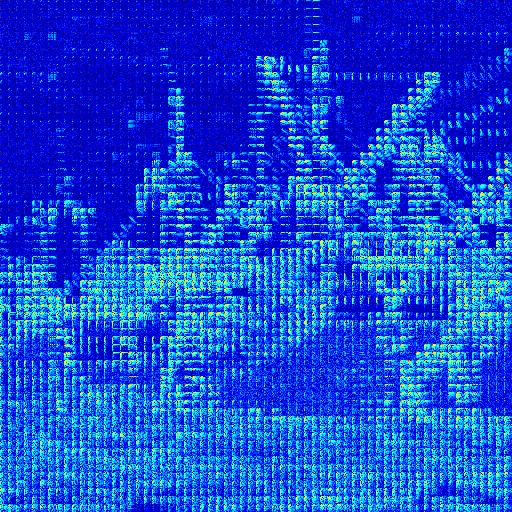
//> input picture TP2/ImageRes/blockdct_0.jpg, 512 x 512 px
$ ./mainTp2 ImageRes/blockdct_0.jpg   (built with g++ and OpenCV 4)
//> lines starting //> are read from the running program, lines starting //| are printed output that depends on the picture
#include <iostream>
#include <string>
#include <sstream>
#include <assert.h>
#include <math.h>
#include <opencv2/core/core.hpp>
#include <opencv2/highgui/highgui.hpp>
#include <opencv2/contrib/contrib.hpp>

using namespace cv;

//=======================================================================================
// nombre d'échantillon d'un histogramme en Mat
//=======================================================================================

// [71 lines left out: functions nbSamplesHisto, meanHisto, standartDeviationHisto, kurtosisHisto, absoluteMat, not called in this run]

void computeHistogram(const Mat& inputComponent, Mat& myHist)
{
	/// Establish the number of bins
	int histSize = 256;
	/// Set the ranges ( for B,G,R) )
	float range[] = { 0, 256 } ;
	const float* histRange = { range };
	bool uniform = true;
	bool accumulate = false;

	// Compute the histograms:
    Mat absInputComponent = abs(inputComponent);

    // [8 lines of commented-out code are left out]

	calcHist( &absInputComponent, 1, 0, Mat(), myHist, 1, &histSize, &histRange, uniform, accumulate );
}

//=======================================================================================
// computeEntropy
//=======================================================================================
float computeEntropy(const Mat& inputComponent)
{
	// Create Hist
	Mat myHist;
	computeHistogram(inputComponent,myHist);

	// Stats of Image
	myHist /= inputComponent.total();

    float entropy = 0;
    for(int i = 0; i < myHist.rows; i++) {
        if(myHist.at<float>(i) != 0) {
            entropy += -myHist.at<float>(i) * log2(myHist.at<float>(i));
        }
    }

    return entropy;

}

//=======================================================================================
// displayHistogram
//=======================================================================================
Mat displayHistogram(const Mat& myHist)
{
	// Establish the number of bins
	int histSize = 256;
	// Draw one histogram
	int hist_w = 512; int hist_h = 400;
	int bin_w = cvRound( (double) hist_w/histSize );
	Mat histImage( hist_h, hist_w, CV_8UC3, Scalar( 0,0,0) );
	/// Normalize the result to [ 0, histImage.rows ]
	Mat myHistNorm;
	normalize(myHist, myHistNorm, 0, histImage.rows, NORM_MINMAX, -1, Mat() );

	/// Draw for each channel
	for( int i = 1; i < histSize; i++ )
	{
		line( histImage, Point( bin_w*(i-1), hist_h - cvRound(myHistNorm.at<float>(i-1)) ) , Point( bin_w*(i), hist_h - cvRound(myHistNorm.at<float>(i)) ), Scalar( 255, 255, 255), 2, 8, 0 );
	}
	/// Display
	namedWindow("Display Histo", CV_WINDOW_AUTOSIZE );
	imshow("Display Histo", histImage );
	waitKey();
	return histImage;
}

//=======================================================================================
// Mat norm_0_255(InputArray _src)
// Create and return normalized image
//=======================================================================================
Mat norm_0_255(InputArray _src) {
 Mat src = _src.getMat();
 // Create and return normalized image:
 Mat dst;
 switch(src.channels()) {
	case 1:
		normalize(_src, dst, 0, 255, NORM_MINMAX, CV_8UC1);
		break;
	case 3:
		normalize(_src, dst, 0, 255, NORM_MINMAX, CV_8UC3);
		break;
	default:
	src.copyTo(dst);
	break;
 }
 return dst;
}

//=======================================================================================
// EQM
//=======================================================================================
double eqm(const Mat & img1, const Mat & img2)
{
	assert(img1.cols == img2.cols && img1.rows == img2.rows);
	double result = 0;
	for(int i = 0; i < img1.rows; i++) {
		for(int j = 0; j < img1.cols; j++) {
			double pixel1 = (double) img1.at<unsigned char>(i, j);
			double pixel2 = (double) img2.at<unsigned char>(i, j);
			result += ( pixel1 - pixel2) * (pixel1 - pixel2);

		}
	}
 return result/(img1.rows * img1.cols);
}

//=======================================================================================
// psnr
//=======================================================================================
double psnr(const Mat & imgSrc, const Mat & imgDeg)
{
	assert(imgSrc.cols == imgDeg.cols && imgSrc.rows == imgDeg.rows);
	// d c'est la dynamique = ensemble des valeurs possibles par pixel
	int d = 255;
	return 10 * log10((d * d) / eqm(imgSrc, imgDeg));
}

//=======================================================================================
// distortionMap
//=======================================================================================
// [11 lines left out: function distortionMap, not called in this run]

//=======================================================================================
// discrete cosine transform
//=======================================================================================
void computeDCT(const vector<Mat> & imgIn, vector<Mat> & imgOut, bool inverse = false)
{
    for(int i = 0; i < 3; i++) {
        Mat dctRes(imgIn[i].size(), CV_32FC1);

        if(!inverse) {
            dct(imgIn[i], dctRes);
        }
        if (inverse) {
            idct(imgIn[i], dctRes);
        }

        imgOut.push_back(dctRes);
    }

}

//=======================================================================================
// inverse discrete cosine transform
//=======================================================================================
void computeInverseDCT(const vector<Mat> & imgIn, vector<Mat> & imgOut)
{
    computeDCT(imgIn, imgOut, true);
}

//=======================================================================================
// convert a matrix of dct coeficients to a visualizable image
//=======================================================================================
Mat visualizeDCT(const Mat & img)
{
    double maxVal;
    minMaxLoc(img, NULL, &maxVal, NULL, NULL);

    Mat res(img.size(), CV_32FC1);

    for(int i = 0; i < img.rows; i++) {
        for(int j = 0; j < img.cols; j++) {
            res.at<float>(i, j) = log(1 + fabs(img.at<float>(i, j))) / log(1 + maxVal) * 255;
        }
    }

    Mat in(res.size(), CV_8UC1);
    res.convertTo(in, CV_8UC1);
    Mat out(res.size(), CV_8UC1);
    applyColorMap(in, out, COLORMAP_JET);

    return out;
}

//=======================================================================================
// convert a vector of matrices of dct coeficients to a vector of visualizable images
//=======================================================================================
void visualizeDCT(const vector<Mat> & img)
{
    for(int k = 0; k < 3; k++) {
        Mat res;
        res = visualizeDCT(img[k]);

        imshow("DCT", res);
        waitKey();

    }

}

void visualizeDCTHistograms(vector<Mat> & imgIn) {
    for(int k = 0; k < 3; k++) {
        Mat hist;

        computeHistogram(norm_0_255(imgIn[k]), hist);
        displayHistogram(hist);

        std::cout << "Entropy DCT canal " << std::to_string(k) << " : " << computeEntropy(imgIn[k]) << '\n';
    }
}

//=======================================================================================
// nullify dct coeficients according to several masks
//=======================================================================================
// [181 lines left out: functions nullifyCoefficients, computeBlockDCT, computeInverseBlockDCT, applyBlockMask, applyBlockTransform, applyInverseBlockTransform, not called in this run]

//=======================================================================================
// convert a image from BGR to YCrCb
//=======================================================================================
void BGRtoYCrCb(const Mat & imgSrc, Mat & imgOut)
{
	cvtColor(imgSrc, imgOut, CV_BGR2YCrCb);
}

//=======================================================================================
// convert a image from YCrCb to BGR
//=======================================================================================
void YCrCbtoBGR(const Mat & imgSrc, Mat & imgOut)
{
	cvtColor(imgSrc, imgOut, CV_YCrCb2BGR);
}


//=======================================================================================
//=======================================================================================
// MAIN
//=======================================================================================
//=======================================================================================
int main(int argc, char** argv){

	if (argc < 2){
	    std::cout << "No image data... At least one argument is required! \n";
	    return -1;
	}

    Mat src;
    src = imread(argv[1], CV_LOAD_IMAGE_COLOR);
//> src is the input picture: 512 rows x 512 cols, CV_8UC3; mean B, G, R 211, 73.5, 22
    if(!src.data ) { // Check for invalid input
        std::cout <<  "Could not open or find the image " << argv[1] << std::endl;
        waitKey(0); // Wait for a keystroke in the window
    }

    std::vector<Mat> srcVector;
    split(src, srcVector);
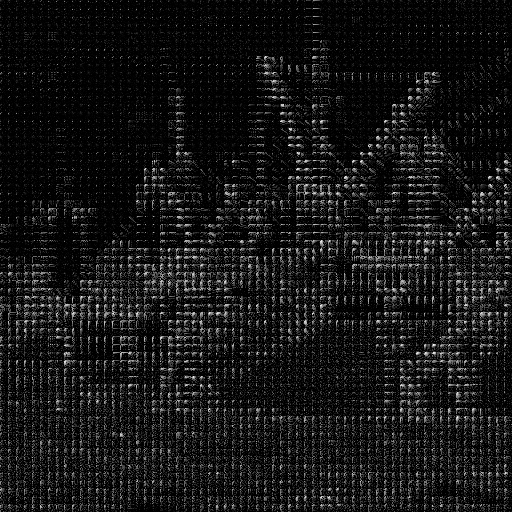
//> srcVector[2]: 512 rows x 512 cols, CV_8UC1; min 0, max 255, mean 22

    // Convertion de l'image source de uchar vers float 32 bits
    Mat src32F(src.size(), CV_32FC3);
    src.convertTo(src32F, CV_32FC3);

    // Conversion de BGR float 32 bits vers YCrCb float 32 bits
    Mat srcYCrCb(src.size(), CV_32FC3);
    BGRtoYCrCb(src32F, srcYCrCb);
//> in BGRtoYCrCb, `cvtColor(imgSrc, imgOut, CV_BGR2YCrCb);`: imgOut: 512 rows x 512 cols, CV_32FC3; mean of channels 0, 1, 2 73.8, -36.4, 77.9

    // Decomposition des canaux
    std::vector<Mat> imgVector;
    split(srcYCrCb, imgVector);
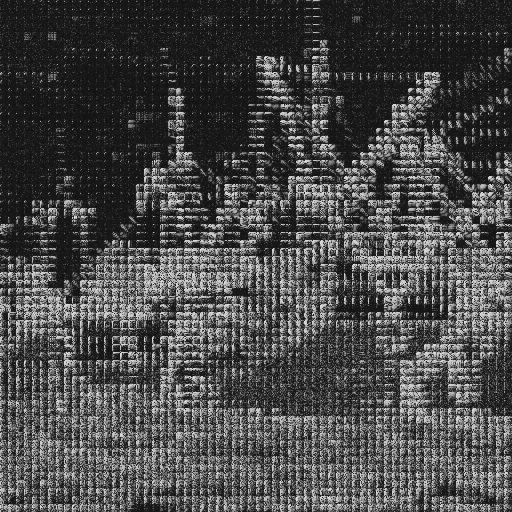
//> imgVector[0]: 512 rows x 512 cols, CV_32FC1; min 13.94, max 230.4, mean 73.8
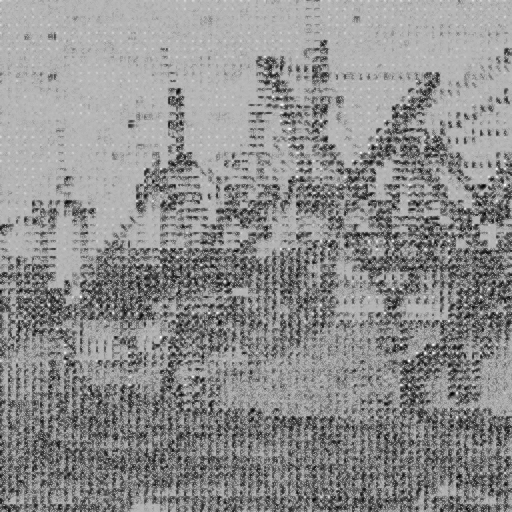
//> imgVector[1]: 512 rows x 512 cols, CV_32FC1; min -114.3, max 24.67, mean -36.4; drawn with min black and max white
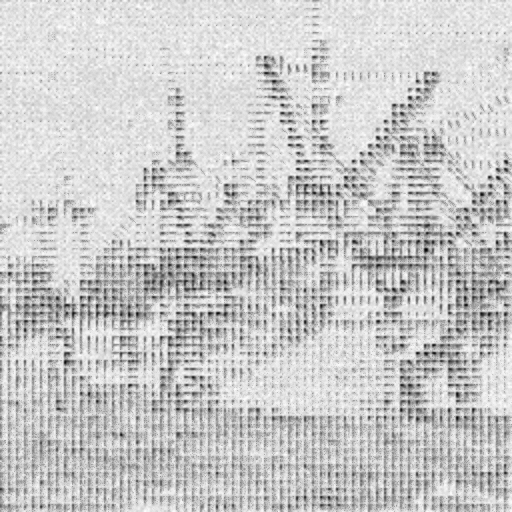
//> imgVector[2]: 512 rows x 512 cols, CV_32FC1; min -85.22, max 120.8, mean 77.9; drawn with min black and max white

    bool save = false;

    if (save) {

        for (int i = 0; i < 3; i++) {
            Mat hist;
            computeHistogram(norm_0_255(imgVector[i]), hist);
            std::cout << "Entropy DCT canal " << std::to_string(i) << " : " << computeEntropy(imgVector[i]) << '\n';
            imwrite("ImageRes/orig_histo_"+ std::to_string(i) +".jpg", displayHistogram(hist));

        }

    }

    std::cout<< "-------- TP2 : 2D Discrete Cosine Transform --------" << std::endl;
    std::cout << "1. DCT and inverse DCT" << std::endl;
    std::cout << "2. DCT and inverse DCT with nullified coefficients" << std::endl;
    std::cout << "3. 8x8 block DCT (and inverse)" << std::endl;
    std::cout << "4. 8x8 block DCT (and inverse) with simple binary mask" << std::endl;
    std::cout << "5. 8x8 block DCT (and inverse) with JPEG ponderation matrix" << std::endl;
    std::cout << "0. Exit program" << std::endl;
    std::cout << "Choose an action to perform : ";

    int choice;
    std::cin >> choice;
//> the answer given: 1

    switch (choice) {
        case 0:
        {
            std::cout << "Exiting program..." << '\n';
        }

        case 1:
        {
            std::vector<Mat> dctVector;
            computeDCT(imgVector, dctVector);
            visualizeDCT(dctVector);
//> the loop in visualizeDCT, `for(int k = 0; k < 3; k++)` made 3 passes
//> maxVal in visualizeDCT on passes 1 to 3: 37775.8, 5433.9, 39885.2
//> pass 1, in visualizeDCT, `res = visualizeDCT(img[k]);`:
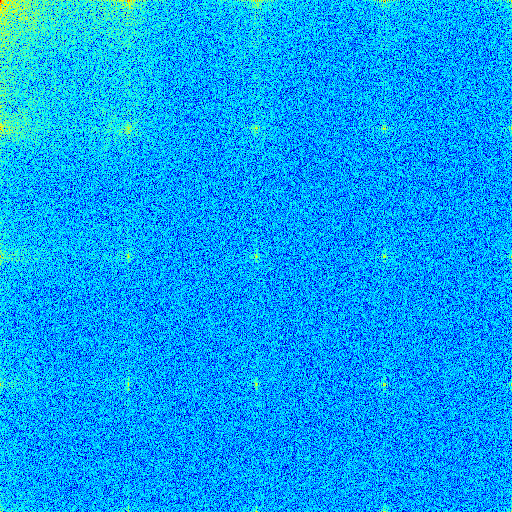
//> res: 512 rows x 512 cols, CV_8UC3; mean B, G, R 246.5, 162.1, 5.4
//> pass 2, in visualizeDCT, `res = visualizeDCT(img[k]);`:
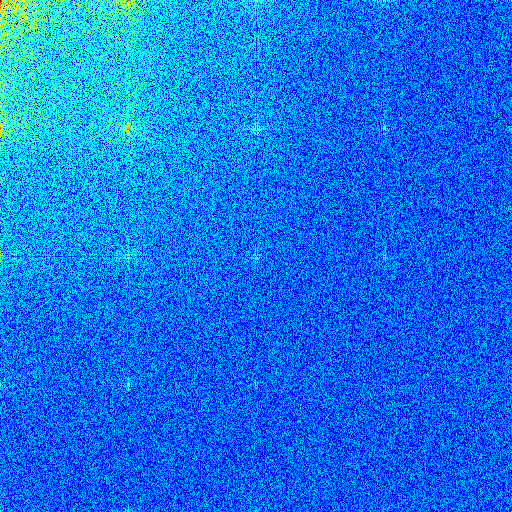
//> res: 512 rows x 512 cols, CV_8UC3; mean B, G, R 242.4, 112.9, 4.4
            visualizeDCTHistograms(dctVector);
//> the loop in visualizeDCTHistograms, `for(int k = 0; k < 3; k++)` made 3 passes
//| Entropy DCT canal 0 : 6.23995
//| Entropy DCT canal 1 : 4.70074
//| Entropy DCT canal 2 : 4.45719

            std::vector<Mat> idctVector;
            computeInverseDCT(dctVector, idctVector);

            Mat finalImg;
            merge(idctVector, finalImg);
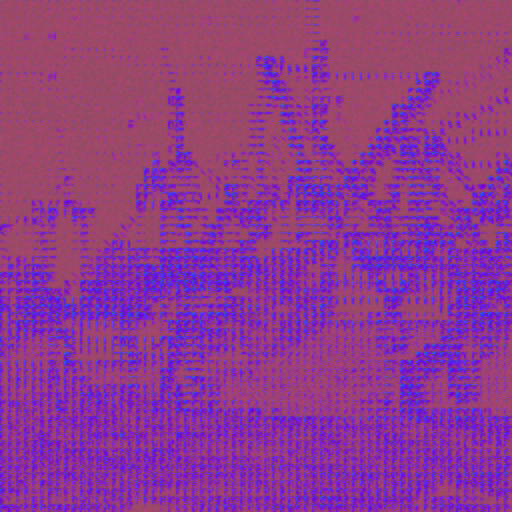
//> finalImg: 512 rows x 512 cols, CV_32FC3; mean B, G, R 73.8, -36.4, 77.9; drawn with min black and max white
            YCrCbtoBGR(finalImg, finalImg);
            finalImg.convertTo(finalImg, CV_8UC3);
            imshow("IDCT", finalImg);
            waitKey();

            std::vector<Mat> finalImgVector;
            split(finalImg, finalImgVector);

            std::cout << "EQM : " << eqm(srcVector[0], finalImgVector[0]) << std::endl;
//> after the loop in eqm, `for(int i = 0; i < img1.rows; i++)`: result = 0
//| EQM : 0
            std::cout << "PSNR : " << psnr(srcVector[0], finalImgVector[0]) << std::endl;
//| PSNR : inf

            if (save) {
                std::cout << "Saving..." << '\n';

                for (int i = 0; i < 3; i++) {
                    imwrite("ImageRes/dct_"+ std::to_string(i) +".jpg", visualizeDCT(dctVector[i]));
                    Mat hist;
                    computeHistogram(norm_0_255(dctVector[i]), hist);
                    imwrite("ImageRes/dct_histo_"+ std::to_string(i) +".jpg", displayHistogram(hist));

                }

                imwrite("ImageRes/idct_result.jpg", finalImg);

                std::cout << "Finished" << '\n';

            }

            dctVector.clear();
            idctVector.clear();
            finalImg.release();
            finalImgVector.clear();

            break;
        }

        case 2:
        {
            std::vector<Mat> dctVector;
            computeDCT(imgVector, dctVector);

            std::cout << "Which mask do you want to use ?" << std::endl;
            std::cout << "1. Bottom right hand corner" << std::endl;
            std::cout << "2. Right half" << std::endl;
            std::cout << "3. Bottom half" << std::endl;
            std::cout << "4. Bottom left hand corner" << std::endl;

            int maskIndex;
            std::cin >> maskIndex;

            std::vector<Mat> modDctVector;
            nullifyCoefficients(dctVector, modDctVector, maskIndex - 1);

            visualizeDCT(modDctVector);
            visualizeDCTHistograms(modDctVector);

            std::vector<Mat> idctVector;
            computeInverseDCT(modDctVector, idctVector);

            Mat finalImg;
            merge(idctVector, finalImg);
            YCrCbtoBGR(finalImg, finalImg);
            finalImg.convertTo(finalImg, CV_8UC3);
            imshow("IDCT", finalImg);
            waitKey();

            std::vector<Mat> finalImgVector;
            split(finalImg, finalImgVector);

            std::cout << "EQM : " << eqm(srcVector[0], finalImgVector[0]) << std::endl;
            std::cout << "PSNR : " << psnr(srcVector[0], finalImgVector[0]) << std::endl;

            if (save) {
                std::cout << "Saving..." << '\n';

                for (int i = 0; i < 3; i++) {
                    imwrite("ImageRes/dct_masked"+ std::to_string(maskIndex - 1) +"_"+ std::to_string(i) +".jpg", visualizeDCT(modDctVector[i]));
                    Mat hist;
                    computeHistogram(norm_0_255(modDctVector[i]), hist);
                    imwrite("ImageRes/dct_masked"+ std::to_string(maskIndex - 1) +"_histo_"+ std::to_string(i) +".jpg", displayHistogram(hist));

                }

                imwrite("ImageRes/idct_masked"+ std::to_string(maskIndex - 1) +"_result.jpg", finalImg);

                Mat distoMap;
                distortionMap(srcVector, finalImgVector, distoMap);
                imwrite("ImageRes/idct_masked"+ std::to_string(maskIndex - 1) +"_disto.jpg", distoMap);

                std::cout << "Finished" << '\n';

            }

            dctVector.clear();
            idctVector.clear();
            finalImg.release();
            finalImgVector.clear();

            break;
        }

        case 3:
        {
            std::vector<Mat> dctVector;
            computeBlockDCT(imgVector, dctVector);
            visualizeDCT(dctVector);
            visualizeDCTHistograms(dctVector);

            std::vector<Mat> idctVector;
            computeInverseBlockDCT(dctVector, idctVector);

            Mat finalImg;
            merge(idctVector, finalImg);
            YCrCbtoBGR(finalImg, finalImg);
            finalImg.convertTo(finalImg, CV_8UC3);
            imshow("IDCT", finalImg);
            waitKey();

            std::vector<Mat> finalImgVector;
            split(finalImg, finalImgVector);

            std::cout << "EQM : " << eqm(srcVector[0], finalImgVector[0]) << std::endl;
            std::cout << "PSNR : " << psnr(srcVector[0], finalImgVector[0]) << std::endl;

            if (save) {
                std::cout << "Saving..." << '\n';

                for (int i = 0; i < 3; i++) {
                    imwrite("ImageRes/blockdct_"+ std::to_string(i) +".jpg", visualizeDCT(dctVector[i]));
                    Mat hist;
                    computeHistogram(norm_0_255(dctVector[i]), hist);
                    imwrite("ImageRes/blockdct_histo_"+ std::to_string(i) +".jpg", displayHistogram(hist));

                }

                imwrite("ImageRes/blockidct_result.jpg", finalImg);

                std::cout << "Finished" << '\n';

            }

            dctVector.clear();
            idctVector.clear();
            finalImg.release();
            finalImgVector.clear();

            break;
        }

        case 4:
        {
            std::vector<Mat> dctVector;
            computeBlockDCT(imgVector, dctVector);

            std::vector<Mat> modDctVector;
            applyBlockMask(dctVector, modDctVector);

            visualizeDCT(modDctVector);
            visualizeDCTHistograms(modDctVector);

            std::vector<Mat> idctVector;
            computeInverseBlockDCT(modDctVector, idctVector);

            Mat finalImg;
            merge(idctVector, finalImg);
            YCrCbtoBGR(finalImg, finalImg);
            finalImg.convertTo(finalImg, CV_8UC3);
            imshow("IDCT", finalImg);
            waitKey();

            std::vector<Mat> finalImgVector;
            split(finalImg, finalImgVector);

            std::cout << "EQM : " << eqm(srcVector[0], finalImgVector[0]) << std::endl;
            std::cout << "PSNR : " << psnr(srcVector[0], finalImgVector[0]) << std::endl;

            if (save) {
                std::cout << "Saving..." << '\n';

                for (int i = 0; i < 3; i++) {
                    imwrite("ImageRes/blockdct_masked_"+ std::to_string(i) +".jpg", visualizeDCT(modDctVector[i]));
                    Mat hist;
                    computeHistogram(norm_0_255(modDctVector[i]), hist);
                    imwrite("ImageRes/blockdct_masked_histo_"+ std::to_string(i) +".jpg", displayHistogram(hist));

                }

                imwrite("ImageRes/blockidct_masked_result.jpg", finalImg);

                Mat distoMap;
                distortionMap(srcVector, finalImgVector, distoMap);
                imwrite("ImageRes/blockidct_masked_disto.jpg", distoMap);

                std::cout << "Finished" << '\n';

            }

            dctVector.clear();
            idctVector.clear();
            finalImg.release();
            finalImgVector.clear();

            break;
        }

        case 5:
        {
            std::vector<Mat> dctVector;
            computeBlockDCT(imgVector, dctVector);

            std::vector<Mat> modDctVector;
            applyBlockTransform(dctVector, modDctVector);

            visualizeDCT(modDctVector);
            visualizeDCTHistograms(modDctVector);

            std::vector<Mat> iModDctVector;
            applyInverseBlockTransform(modDctVector, iModDctVector);

            std::vector<Mat> idctVector;
            computeInverseBlockDCT(iModDctVector, idctVector);

            Mat finalImg;
            merge(idctVector, finalImg);
            YCrCbtoBGR(finalImg, finalImg);
            finalImg.convertTo(finalImg, CV_8UC3);
            imshow("IDCT", finalImg);
            waitKey();

            std::vector<Mat> finalImgVector;
            split(finalImg, finalImgVector);

            std::cout << "EQM : " << eqm(srcVector[0], finalImgVector[0]) << std::endl;
            std::cout << "PSNR : " << psnr(srcVector[0], finalImgVector[0]) << std::endl;

            if (save) {
                std::cout << "Saving..." << '\n';

                for (int i = 0; i < 3; i++) {
                    imwrite("ImageRes/blockdct_transform_"+ std::to_string(i) +".jpg", visualizeDCT(modDctVector[i]));
                    Mat hist;
                    computeHistogram(norm_0_255(modDctVector[i]), hist);
                    imwrite("ImageRes/blockdct_transform_histo_"+ std::to_string(i) +".jpg", displayHistogram(hist));

                }

                imwrite("ImageRes/blockidct_transform_result.jpg", finalImg);

                Mat distoMap;
                distortionMap(srcVector, finalImgVector, distoMap);
                imwrite("ImageRes/blockidct_transform_disto.jpg", distoMap);

                std::cout << "Finished" << '\n';

            }

            dctVector.clear();
            idctVector.clear();
            finalImg.release();
            finalImgVector.clear();

            break;
        }

        default:
            std::cout << "This is not a valid action. Please try again." << std::endl;
            break;
    }

    return 0;
}
